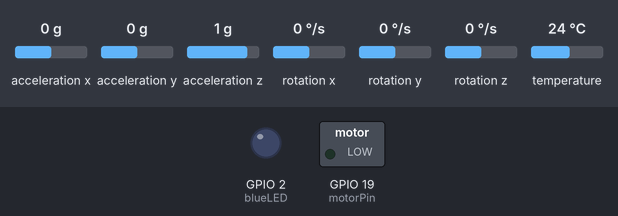
This sketch was run on a simulated ESP32. Shown: switched loads named in the sketch (green lamp = pin HIGH), output pins drawn as LEDs (lit = HIGH). The inputs (shaded band) are chosen by the test bench; at power-on: acceleration y 0 g, acceleration x 0 g, acceleration z 1 g, rotation x 0 °/s, rotation y 0 °/s, rotation z 0 °/s, temperature 24 °C. What the sketch prints to the serial monitor is not drawn.

Above: at 5.0 s.
5.1 s: acceleration y set to -0.3 g
At 5.8 s:
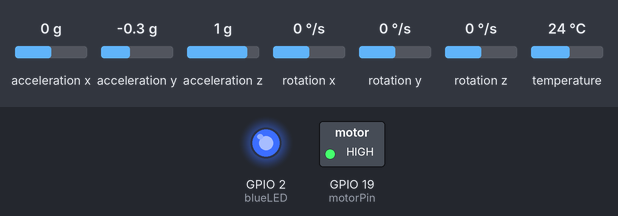
7.0 s: acceleration y set to 0 g
At 8.2 s:
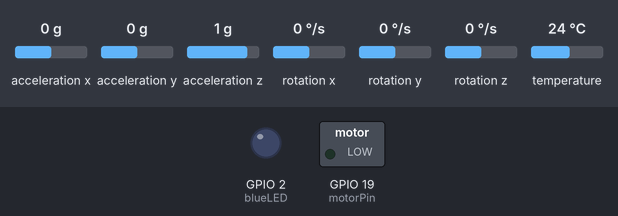
8.5 s: acceleration y set to -1.4 g
At 9.9 s:
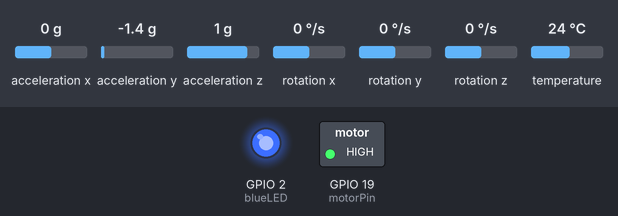
Timing chart, 0 to 11.5 s (numbered marks = the images above; inputs shaded):
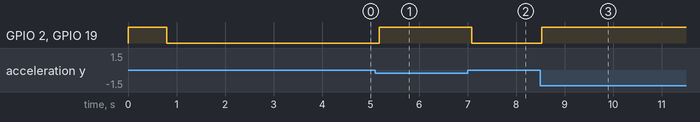

The sketch:

neurospine.ino.ino
```cpp
#include <Wire.h>
#include <Adafruit_MPU6050.h>
#include <Adafruit_Sensor.h>
#include <WiFi.h>
#include <WebServer.h>

Adafruit_MPU6050 mpu;
WebServer server(80);

// Hardware Pin Configurations (Breadboard Setup)
const int motorPin = 19;   // Transistor pin controlling vibration motor
const int blueLED = 2;     // Built-in Blue LED

// Wireless Network Access Point Settings
const char* ssid = "IoT_Aura_Network";
const char* password = "password123";

float straightAngle = 0;
float currentDeviation = 0.0;

// This API endpoint feeds your custom dashboard.html structure
void handleData() {
  // CRITICAL CORS HEADERS: Prevents the web browser from blocking the incoming data
  server.sendHeader("Access-Control-Allow-Origin", "*");
  server.sendHeader("Access-Control-Allow-Methods", "GET");

  // Sends the current deviation to the dashboard chart
  server.send(200, "text/plain", String(currentDeviation, 2));
}

void handleOptions() {
  server.sendHeader("Access-Control-Allow-Origin", "*");
  server.sendHeader("Access-Control-Allow-Methods", "GET, OPTIONS");
  server.sendHeader("Access-Control-Allow-Headers", "*");
  server.send(204);
}

void setup(void) {
  Serial.begin(115200);

  // Force Motor Pin 19 to turn OFF instantly on bootup for safety
  digitalWrite(motorPin, LOW);
  pinMode(motorPin, OUTPUT);
  pinMode(blueLED, OUTPUT);

  // Initialize the MPU6050
  if (!mpu.begin()) {
    Serial.println("❌ ERROR: MPU6050 not found! Check your D21 (SDA) and D22 (SCL) wires.");
    while (1) {
      digitalWrite(blueLED, HIGH); delay(100);
      digitalWrite(blueLED, LOW);  delay(100);
    }
  }

  // --- STARTUP HARDWARE TEST ---
  digitalWrite(motorPin, HIGH);
  digitalWrite(blueLED, HIGH);
  delay(800);
  digitalWrite(motorPin, LOW);
  digitalWrite(blueLED, LOW);

  // --- CALIBRATION ROUTINE ---
  Serial.println("\n=============================================");
  Serial.println("         NEURO SPINE: INITIALIZATION         ");
  Serial.println("=============================================");
  Serial.println("STEP 1: Sit up completely straight and hold the sensor upright.");
  Serial.println("Calibrating baseline position in 3 seconds...");
  delay(3000);

  sensors_event_t a, g, temp;
  mpu.getEvent(&a, &g, &temp);
  straightAngle = a.acceleration.y;

  Serial.print("✅ Calibration Complete! Baseline Set to: ");
  Serial.print(straightAngle);
  Serial.println(" m/s²");
  Serial.println("=============================================\n");

  // --- LOCAL NETWORK INITIALIZATION ---
  WiFi.softAP(ssid, password);
  Serial.print("📡 Wi-Fi Hotspot Broadcaster Started: ");
  Serial.println(ssid);
  Serial.print("🌐 Dashboard Target IP: http://");
  Serial.println(WiFi.softAPIP()); // This defaults to 192.168.4.1

  // Bind Web server connection hooks
  server.on("/data", HTTP_GET, handleData);
  server.on("/data", HTTP_OPTIONS, handleOptions);

  server.begin();
  Serial.println("🚀 Web API Server Live. Awaiting dashboard pairing...\n");
}

void loop() {
  // Constantly listen for browser endpoint calls from dashboard.html
  server.handleClient();

  sensors_event_t a, g, temp;
  mpu.getEvent(&a, &g, &temp);

  float currentPos = a.acceleration.y;

  // Calculate dynamic change from your calibrated posture baseline
  currentDeviation = abs(currentPos - straightAngle);

  // Print raw debugging logs directly to the Arduino IDE Serial Monitor
  Serial.print("Target: "); Serial.print(straightAngle, 2);
  Serial.print(" | Current: "); Serial.print(currentPos, 2);
  Serial.print(" | Deviation: "); Serial.print(currentDeviation, 2);

  // Posture Evaluation Check
  if (currentDeviation > 1.4) {
    Serial.println(" ❌ [ !!! SLOUCHING DETECTED !!! - Sit back straight ]");
    digitalWrite(motorPin, HIGH);  // Fire haptic vibration loop
    digitalWrite(blueLED, HIGH);   // Visual verification lamp ON
  } else {
    Serial.println("  Correct Position");
    digitalWrite(motorPin, LOW);   // Kill haptic feedback loop
    digitalWrite(blueLED, LOW);    // Status confirmation light OFF
  }

  delay(100); // 10Hz execution rate for smooth browser integration
}
```

Measured:
- the behaviour switches between -0.1 and -0.2 g on acceleration y (found by bisection; images 0 and 1)
- after the input at 5.1 s, GPIO 2 (blueLED), GPIO 19 (motorPin): LOW → HIGH after 0.08 s
- after the input at 7.0 s, GPIO 2 (blueLED), GPIO 19 (motorPin): HIGH → LOW after 0.08 s
- after the input at 8.5 s, GPIO 2 (blueLED), GPIO 19 (motorPin): LOW → HIGH at once
